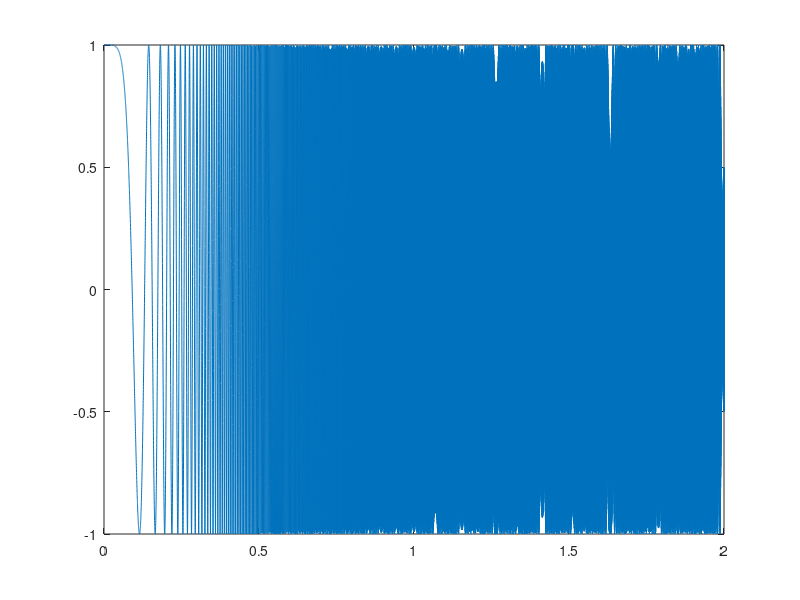

The MATLAB script that drew this image: (Note: this script raises an error after producing the figure.)
clear 
close all
clc
%% First assignment
%% Create the sampled version of the continous time signal
% Sampling times
t = linspace(0, 2, 16000);
% Constants
[k_2, k_1, F_0, phi_0] = deal(1000, 0, 0, 0);
% Instantaneous frequency
Omega = @(t) 2*pi*(k_2*t.^2 + k_1*t + F_0);
%chirp
x_c = @(t) cos( 2*pi*( (1/3)*k_2*t.^3 + (1/2)*k_1*t.^2 + F_0*t + phi_0) );
x = x_c(t);

figure
plot(t, x);

%% Question 1a 
soundsc(x, 8000);
%%
%% Question 2b

N=32; 
figure
spectrogram(x, hann(N), 3*N/4, 4*N, 8000, 'yaxis')

%% Question 3b
y = downsample(x,2);

soundsc(y,length(y));

% clear sound
N = 32;
spectrogram(y, hann(N), 3*N/4, 4*N, 4000, 'yaxis');

%% Question 3c



%% Question 4
[r, Fs] = audioread('romanza.wav');
N = 1024;
figure(87)
spectrogram(r, hann(N), 3*N/4, 4*N, Fs, 'yaxis');
%% Play the sound
soundsc(r, Fs);
pause(10)
clear sound

%% Question 5
r_sampled = r(1:5:15*Fs);

% Play the sampled signal
% soundsc(r_sampled, Fs/5);
% pause(10)
% clear sound

figure(99)
spectrogram(r_sampled, hann(N), 3*N/4, 4*N, Fs/5, 'yaxis');
%% Question 6
r_filtered = filter(fir1(100, 0.2), 1, r);
spectrogram(r_filtered(1:5:15*Fs), hann(N), 3*N/4, 4*N, Fs/5, 'yaxis');
soundsc(r_filtered, Fs);
% pause(5)
% clear sound

